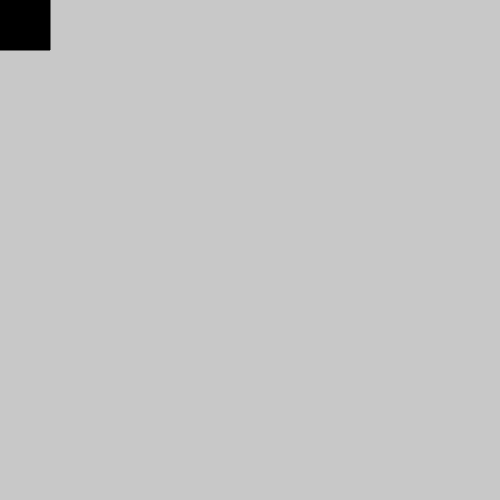
Frame 1 (no input)
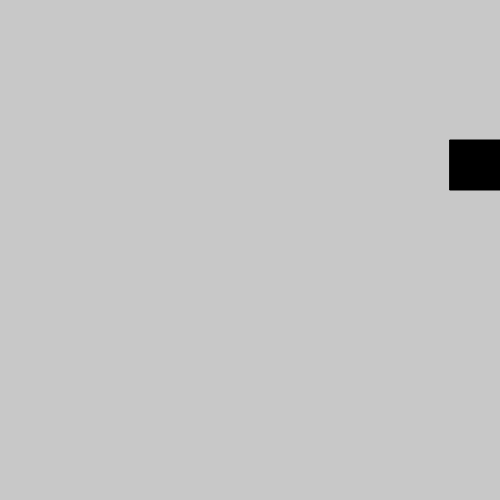
Frame 60 (no input)
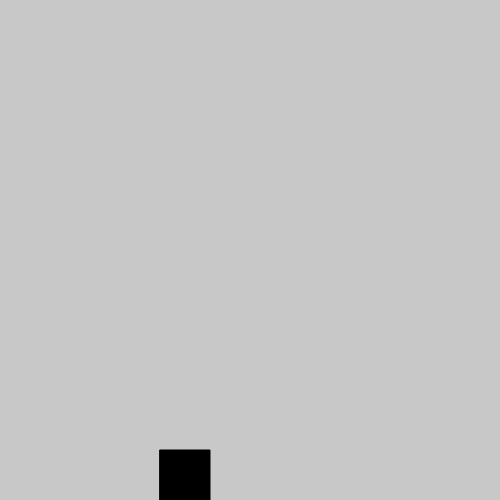
Frame 120 (the mouse pressed at the canvas centre since frame 60)

The p5.js sketch that drew these frames (run headless with seeded random() and noise() and a simulated clock; from frame 60 on, the mouse is pressed at the canvas centre):

// p5.js sketch
// ── sketch.js
// Square Moving Around the Screen
// Sept 19. 20204

const speed = 10;
const max_size = 100;
const min_size = 10;
let size = 50;
const inc = 10;
const width = 500;
const height = 500;

let x = 0;
let y = 0;

let dirX = [1,0,-1,0];
let dirY = [0,1,0,-1];
let dir = 0;




function setup() {
  createCanvas(width, height);
}

function draw() {
  background(200);
  fill("black");
  square(x,y,size);
  check_turn();
  move_square();
  repos();
}

function move_square(){
  x += speed*dirX[dir];
  y += speed*dirY[dir];
}

function check_turn(){
  if (x <= 0 && y <= 0)
    dir = 0;
  if (x >= width-size && y <= 0)
    dir = 1;
  if (x >= width-size && y >= height-size)
    dir = 2;
  if (x<=0 && y>= height-size){
    dir = 3;
  }
}

function mouseWheel(){
  if (event.delta > 0){
    size = min(size+ inc, max_size);
  }
  else{
    size = max(size-inc, min_size);
  }
}

function repos() {
  if (dir === 0)
    y = 0;
  if (dir === 1 ){
    x = width-size;
  }
  if (dir === 2){
    y = height-size;
  }
  if (dir === 3)
    x = 0;
}
